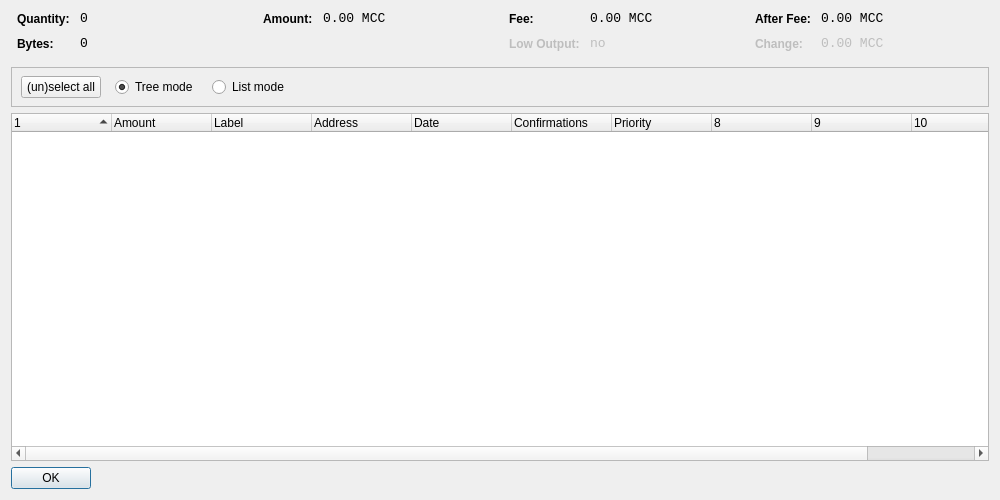
<?xml version="1.0" encoding="UTF-8"?>
<ui version="4.0">
 <class>CoinControlDialog</class>
 <widget class="QDialog" name="CoinControlDialog">
  <property name="geometry">
   <rect>
    <x>0</x>
    <y>0</y>
    <width>1000</width>
    <height>500</height>
   </rect>
  </property>
  <property name="windowTitle">
   <string>Coin Control</string>
  </property>
  <layout class="QVBoxLayout" name="verticalLayout">
   <item>
    <layout class="QHBoxLayout" name="horizontalLayoutTop" stretch="0,0,0,0">
     <property name="topMargin">
      <number>0</number>
     </property>
     <property name="bottomMargin">
      <number>10</number>
     </property>
     <item>
      <layout class="QFormLayout" name="formLayoutCoinControl1">
       <property name="horizontalSpacing">
        <number>10</number>
       </property>
       <property name="verticalSpacing">
        <number>10</number>
       </property>
       <property name="leftMargin">
        <number>6</number>
       </property>
       <property name="rightMargin">
        <number>6</number>
       </property>
       <item row="0" column="0">
        <widget class="QLabel" name="labelCoinControlQuantityText">
         <property name="styleSheet">
          <string notr="true">font-weight:bold;</string>
         </property>
         <property name="text">
          <string>Quantity:</string>
         </property>
        </widget>
       </item>
       <item row="0" column="1">
        <widget class="QLabel" name="labelCoinControlQuantity">
         <property name="font">
          <font>
           <family>Monospace</family>
           <pointsize>10</pointsize>
          </font>
         </property>
         <property name="cursor">
          <cursorShape>IBeamCursor</cursorShape>
         </property>
         <property name="contextMenuPolicy">
          <enum>Qt::ActionsContextMenu</enum>
         </property>
         <property name="text">
          <string notr="true">0</string>
         </property>
         <property name="textInteractionFlags">
          <set>Qt::LinksAccessibleByMouse|Qt::TextSelectableByKeyboard|Qt::TextSelectableByMouse</set>
         </property>
        </widget>
       </item>
       <item row="1" column="0">
        <widget class="QLabel" name="labelCoinControlBytesText">
         <property name="styleSheet">
          <string notr="true">font-weight:bold;</string>
         </property>
         <property name="text">
          <string>Bytes:</string>
         </property>
        </widget>
       </item>
       <item row="1" column="1">
        <widget class="QLabel" name="labelCoinControlBytes">
         <property name="font">
          <font>
           <family>Monospace</family>
           <pointsize>10</pointsize>
          </font>
         </property>
         <property name="cursor">
          <cursorShape>IBeamCursor</cursorShape>
         </property>
         <property name="contextMenuPolicy">
          <enum>Qt::ActionsContextMenu</enum>
         </property>
         <property name="text">
          <string notr="true">0</string>
         </property>
         <property name="textInteractionFlags">
          <set>Qt::LinksAccessibleByMouse|Qt::TextSelectableByKeyboard|Qt::TextSelectableByMouse</set>
         </property>
        </widget>
       </item>
      </layout>
     </item>
     <item>
      <layout class="QFormLayout" name="formLayoutCoinControl2">
       <property name="horizontalSpacing">
        <number>10</number>
       </property>
       <property name="verticalSpacing">
        <number>10</number>
       </property>
       <property name="leftMargin">
        <number>6</number>
       </property>
       <property name="rightMargin">
        <number>6</number>
       </property>
       <item row="0" column="0">
        <widget class="QLabel" name="labelCoinControlAmountText">
         <property name="styleSheet">
          <string notr="true">font-weight:bold;</string>
         </property>
         <property name="text">
          <string>Amount:</string>
         </property>
        </widget>
       </item>
       <item row="0" column="1">
        <widget class="QLabel" name="labelCoinControlAmount">
         <property name="font">
          <font>
           <family>Monospace</family>
           <pointsize>10</pointsize>
          </font>
         </property>
         <property name="cursor">
          <cursorShape>IBeamCursor</cursorShape>
         </property>
         <property name="contextMenuPolicy">
          <enum>Qt::ActionsContextMenu</enum>
         </property>
         <property name="text">
          <string notr="true">0.00 MCC</string>
         </property>
         <property name="textInteractionFlags">
          <set>Qt::LinksAccessibleByMouse|Qt::TextSelectableByKeyboard|Qt::TextSelectableByMouse</set>
         </property>
        </widget>
       </item>
      </layout>
     </item>
     <item>
      <layout class="QFormLayout" name="formLayoutCoinControl3">
       <property name="horizontalSpacing">
        <number>10</number>
       </property>
       <property name="verticalSpacing">
        <number>10</number>
       </property>
       <property name="leftMargin">
        <number>6</number>
       </property>
       <property name="rightMargin">
        <number>6</number>
       </property>
       <item row="0" column="0">
        <widget class="QLabel" name="labelCoinControlFeeText">
         <property name="styleSheet">
          <string notr="true">font-weight:bold;</string>
         </property>
         <property name="text">
          <string>Fee:</string>
         </property>
        </widget>
       </item>
       <item row="0" column="1">
        <widget class="QLabel" name="labelCoinControlFee">
         <property name="font">
          <font>
           <family>Monospace</family>
           <pointsize>10</pointsize>
          </font>
         </property>
         <property name="cursor">
          <cursorShape>IBeamCursor</cursorShape>
         </property>
         <property name="contextMenuPolicy">
          <enum>Qt::ActionsContextMenu</enum>
         </property>
         <property name="text">
          <string notr="true">0.00 MCC</string>
         </property>
         <property name="textInteractionFlags">
          <set>Qt::LinksAccessibleByMouse|Qt::TextSelectableByKeyboard|Qt::TextSelectableByMouse</set>
         </property>
        </widget>
       </item>
       <item row="1" column="0">
        <widget class="QLabel" name="labelCoinControlLowOutputText">
         <property name="enabled">
          <bool>false</bool>
         </property>
         <property name="styleSheet">
          <string notr="true">font-weight:bold;</string>
         </property>
         <property name="text">
          <string>Low Output:</string>
         </property>
        </widget>
       </item>
       <item row="1" column="1">
        <widget class="QLabel" name="labelCoinControlLowOutput">
         <property name="enabled">
          <bool>false</bool>
         </property>
         <property name="font">
          <font>
           <family>Monospace</family>
           <pointsize>10</pointsize>
          </font>
         </property>
         <property name="cursor">
          <cursorShape>IBeamCursor</cursorShape>
         </property>
         <property name="contextMenuPolicy">
          <enum>Qt::ActionsContextMenu</enum>
         </property>
         <property name="text">
          <string notr="true">no</string>
         </property>
         <property name="textInteractionFlags">
          <set>Qt::LinksAccessibleByMouse|Qt::TextSelectableByKeyboard|Qt::TextSelectableByMouse</set>
         </property>
        </widget>
       </item>
      </layout>
     </item>
     <item>
      <layout class="QFormLayout" name="formLayoutCoinControl4">
       <property name="horizontalSpacing">
        <number>10</number>
       </property>
       <property name="verticalSpacing">
        <number>10</number>
       </property>
       <property name="leftMargin">
        <number>6</number>
       </property>
       <property name="rightMargin">
        <number>6</number>
       </property>
       <item row="0" column="0">
        <widget class="QLabel" name="labelCoinControlAfterFeeText">
         <property name="styleSheet">
          <string notr="true">font-weight:bold;</string>
         </property>
         <property name="text">
          <string>After Fee:</string>
         </property>
        </widget>
       </item>
       <item row="0" column="1">
        <widget class="QLabel" name="labelCoinControlAfterFee">
         <property name="font">
          <font>
           <family>Monospace</family>
           <pointsize>10</pointsize>
          </font>
         </property>
         <property name="cursor">
          <cursorShape>IBeamCursor</cursorShape>
         </property>
         <property name="contextMenuPolicy">
          <enum>Qt::ActionsContextMenu</enum>
         </property>
         <property name="text">
          <string notr="true">0.00 MCC</string>
         </property>
         <property name="textInteractionFlags">
          <set>Qt::LinksAccessibleByMouse|Qt::TextSelectableByKeyboard|Qt::TextSelectableByMouse</set>
         </property>
        </widget>
       </item>
       <item row="1" column="0">
        <widget class="QLabel" name="labelCoinControlChangeText">
         <property name="enabled">
          <bool>false</bool>
         </property>
         <property name="styleSheet">
          <string notr="true">font-weight:bold;</string>
         </property>
         <property name="text">
          <string>Change:</string>
         </property>
        </widget>
       </item>
       <item row="1" column="1">
        <widget class="QLabel" name="labelCoinControlChange">
         <property name="enabled">
          <bool>false</bool>
         </property>
         <property name="font">
          <font>
           <family>Monospace</family>
           <pointsize>10</pointsize>
          </font>
         </property>
         <property name="cursor">
          <cursorShape>IBeamCursor</cursorShape>
         </property>
         <property name="contextMenuPolicy">
          <enum>Qt::ActionsContextMenu</enum>
         </property>
         <property name="text">
          <string notr="true">0.00 MCC</string>
         </property>
         <property name="textInteractionFlags">
          <set>Qt::LinksAccessibleByMouse|Qt::TextSelectableByKeyboard|Qt::TextSelectableByMouse</set>
         </property>
        </widget>
       </item>
      </layout>
     </item>
    </layout>
   </item>
   <item>
    <widget class="QFrame" name="frame">
     <property name="minimumSize">
      <size>
       <width>0</width>
       <height>40</height>
      </size>
     </property>
     <property name="frameShape">
      <enum>QFrame::StyledPanel</enum>
     </property>
     <property name="frameShadow">
      <enum>QFrame::Sunken</enum>
     </property>
     <widget class="QWidget" name="horizontalLayoutWidget">
      <property name="geometry">
       <rect>
        <x>10</x>
        <y>0</y>
        <width>781</width>
        <height>41</height>
       </rect>
      </property>
      <layout class="QHBoxLayout" name="horizontalLayoutPanel" stretch="0,0,0,0,0">
       <property name="spacing">
        <number>14</number>
       </property>
       <item>
        <widget class="QPushButton" name="pushButtonSelectAll">
         <property name="sizePolicy">
          <sizepolicy hsizetype="Maximum" vsizetype="Fixed">
           <horstretch>0</horstretch>
           <verstretch>0</verstretch>
          </sizepolicy>
         </property>
         <property name="text">
          <string>(un)select all</string>
         </property>
        </widget>
       </item>
       <item>
        <widget class="QRadioButton" name="radioTreeMode">
         <property name="sizePolicy">
          <sizepolicy hsizetype="Maximum" vsizetype="Fixed">
           <horstretch>0</horstretch>
           <verstretch>0</verstretch>
          </sizepolicy>
         </property>
         <property name="text">
          <string>Tree mode</string>
         </property>
         <property name="checked">
          <bool>true</bool>
         </property>
        </widget>
       </item>
       <item>
        <widget class="QRadioButton" name="radioListMode">
         <property name="sizePolicy">
          <sizepolicy hsizetype="Maximum" vsizetype="Fixed">
           <horstretch>0</horstretch>
           <verstretch>0</verstretch>
          </sizepolicy>
         </property>
         <property name="text">
          <string>List mode</string>
         </property>
        </widget>
       </item>
       <item>
        <spacer name="horizontalSpacer">
         <property name="orientation">
          <enum>Qt::Horizontal</enum>
         </property>
         <property name="sizeHint" stdset="0">
          <size>
           <width>40</width>
           <height>20</height>
          </size>
         </property>
        </spacer>
       </item>
      </layout>
     </widget>
    </widget>
   </item>
   <item>
    <widget class="CoinControlTreeWidget" name="treeWidget">
     <property name="contextMenuPolicy">
      <enum>Qt::CustomContextMenu</enum>
     </property>
     <property name="sortingEnabled">
      <bool>false</bool>
     </property>
     <property name="columnCount">
      <number>11</number>
     </property>
     <attribute name="headerShowSortIndicator" stdset="0">
      <bool>true</bool>
     </attribute>
     <attribute name="headerStretchLastSection">
      <bool>false</bool>
     </attribute>
     <column>
      <property name="text">
       <string/>
      </property>
     </column>
     <column>
      <property name="text">
       <string>Amount</string>
      </property>
     </column>
     <column>
      <property name="text">
       <string>Label</string>
      </property>
     </column>
     <column>
      <property name="text">
       <string>Address</string>
      </property>
     </column>
     <column>
      <property name="text">
       <string>Date</string>
      </property>
     </column>
     <column>
      <property name="text">
       <string>Confirmations</string>
      </property>
      <property name="toolTip">
       <string>Confirmed</string>
      </property>
     </column>
     <column>
      <property name="text">
       <string>Priority</string>
      </property>
     </column>
     <column>
      <property name="text">
       <string/>
      </property>
     </column>
     <column>
      <property name="text">
       <string/>
      </property>
     </column>
     <column>
      <property name="text">
       <string/>
      </property>
     </column>
     <column>
      <property name="text">
       <string/>
      </property>
     </column>
    </widget>
   </item>
   <item>
    <widget class="QDialogButtonBox" name="buttonBox">
     <property name="sizePolicy">
      <sizepolicy hsizetype="Maximum" vsizetype="Fixed">
       <horstretch>0</horstretch>
       <verstretch>0</verstretch>
      </sizepolicy>
     </property>
     <property name="orientation">
      <enum>Qt::Horizontal</enum>
     </property>
     <property name="standardButtons">
      <set>QDialogButtonBox::Ok</set>
     </property>
    </widget>
   </item>
  </layout>
 </widget>
 <customwidgets>
  <customwidget>
   <class>CoinControlTreeWidget</class>
   <extends>QTreeWidget</extends>
   <header>coincontroltreewidget.h</header>
  </customwidget>
 </customwidgets>
 <resources/>
 <connections/>
</ui>
